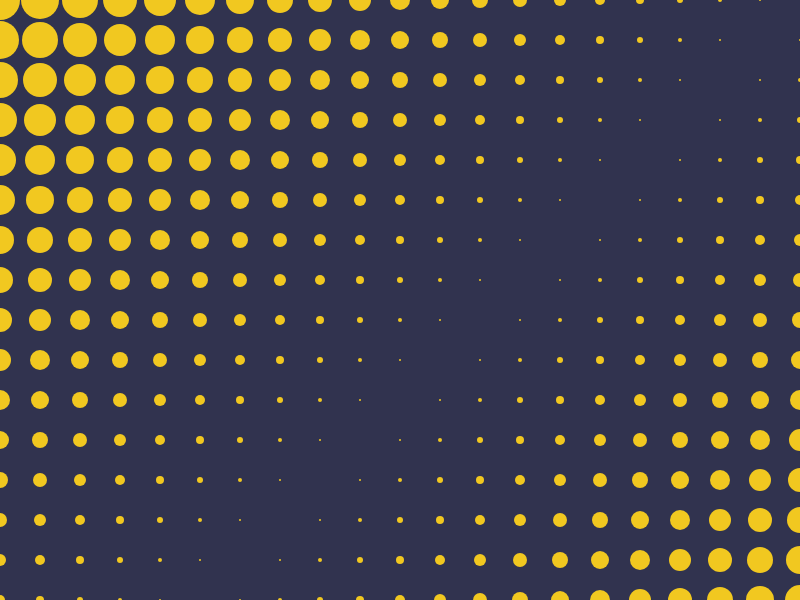
Frame 1 (no input)
Frame 60 (no input): identical to frame 1, image omitted
Frame 120 (the mouse pressed at the canvas centre since frame 60): identical to frame 1, image omitted

The p5.js sketch that drew this single still picture (run headless with seeded random() and noise() and a simulated clock; from frame 60 on, the mouse is pressed at the canvas centre):

// p5.js sketch
// ── sketch.js
const CRYSTAL_SIZE = 500
const SIDES = 6
let PALETTE = []

//p5.js program has a createCanvas() function that creates a drawing canvas with a specific width and height.
function setup() {
  createCanvas(800, 600);
  noStroke();
  
}

function draw() {
  background(49,51,79);
  var y;
  var x;
  for (y = 0; y <= height; y+=40) {
    for (x = 0; x <= width; x+=40) {
      fill(241,200,32); 

        ellipse (x,y,(x-width)/2/10+y/20,(x-width)/2/10+y/20);
    }
  }

}









// ── helpers.js
function hexagon (posX, posY, radius) {                     
  const rotAngle = 360 / 6
  beginShape()
  for (let i = 0; i < 6; i++) {
    const thisVertex = pointOnCircle(posX, posY, radius, i * rotAngle)
    vertex(thisVertex.x, thisVertex.y)
  }
  endShape(CLOSE)
}

function pointOnCircle (posX, posY, radius, angle) {         
  const x = posX + radius * cos(angle)
  const y = posY + radius * sin(angle)
  return createVector(x, y)
}

function randomSelectTwo () {
  const rando = random(1)
  if (rando > 0.5) {
    return true
  } else {
    return false
  }
}

function getRandomFromPalette () {
  const rando2 = floor(random(0, PALETTE.length))
  return PALETTE[rando2]
}

function randomSelectTwo () {
  const rando = random(2)
  return rando > 1 ? true : false
  console.log('rando:' + rando)
}

function getRandomFromPalette () {
  const rando = floor(random(0, PALETTE.length))
  return PALETTE[rando]
}
